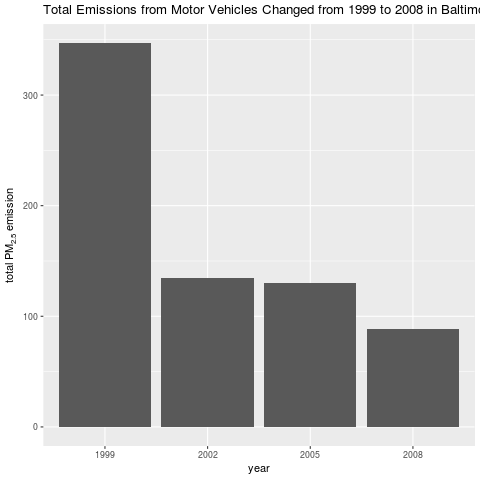

Here is the R script that generated this plot:
#sum of emission per year
s5 <- aggregate(Emissions ~ year,y5,sum)

attach(s5)

#plot
g <- ggplot(s5, aes(factor(year), Emissions))

g <- g + geom_bar(stat = "identity") + 
  xlab("year") + ylab(expression('total PM'[2.5]*" emission")) + 
  ggtitle('Total Emissions from Motor Vehicles Changed from 1999 to 2008 in Baltimore City, MD')


print(g)


# Save file
dev.copy(png, file = "plot4.png")
dev.off()
